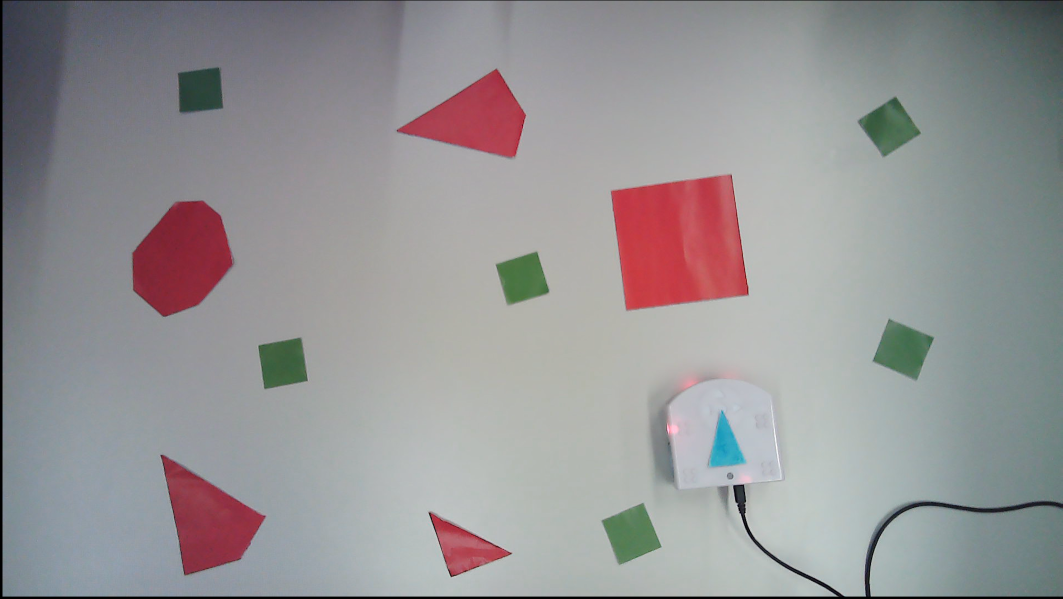
#> input picture src/images/colors.png, 2125 x 1198 px (shown at 1/2 size)
$ jupyter execute --allow-errors roomba.ipynb   (shell and % lines are left out)   (text cells are left out)
#> lines starting #> are read from the running program, lines starting #| are printed output that depends on the picture; after the words box and inside, x2 and y2 are one past the last pixel; in counts of white or black regions, pixels touching at a corner belong together; long printed decimals are rounded
[cell 1]
import cv2
import numpy as np
import matplotlib.pyplot as plt


RED = (0, 0, 255)
GREEN = (0, 255, 0)
BLUE = (255, 0, 0)
LIGHTBLUE = (255, 127, 0)
TURQUOISE = (255, 255, 0)
PINK = (255, 0, 255)
ORANGE = (0, 127, 255)
YELLOW = (0, 255, 255)


X=0
Y=1

H_MIN = 0
S_MIN = 0
V_MIN = 0
H_MAX = 179
S_MAX = 255
V_MAX = 255


AREA_THRESH = 100
MERGE_THRESH = 0.04
EPSILON = 40

LP_MODE_REL = 0
LP_MODE_ABS = 1

[cell 2]
# these are approximated values for the color blue

RED_LOW  = [150, 100, 100]
RED_HIGH = [179, 255, 255]

color_low = np.array(RED_LOW, np.uint8)
color_high = np.array(RED_HIGH, np.uint8)


frame = cv2.imread("images/colors.png")
#> frame is the input picture: shape (1198, 2125, 3); mean B, G, R 149.3, 147.9, 149.3
plt.imshow(frame[:,:,::-1])

hsv = cv2.cvtColor(frame, cv2.COLOR_BGR2HSV)
#> hsv: shape (1198, 2125, 3); mean H, S, V 92.5, 25.2, 156.9


msk = cv2.inRange(hsv,  color_low, color_high)
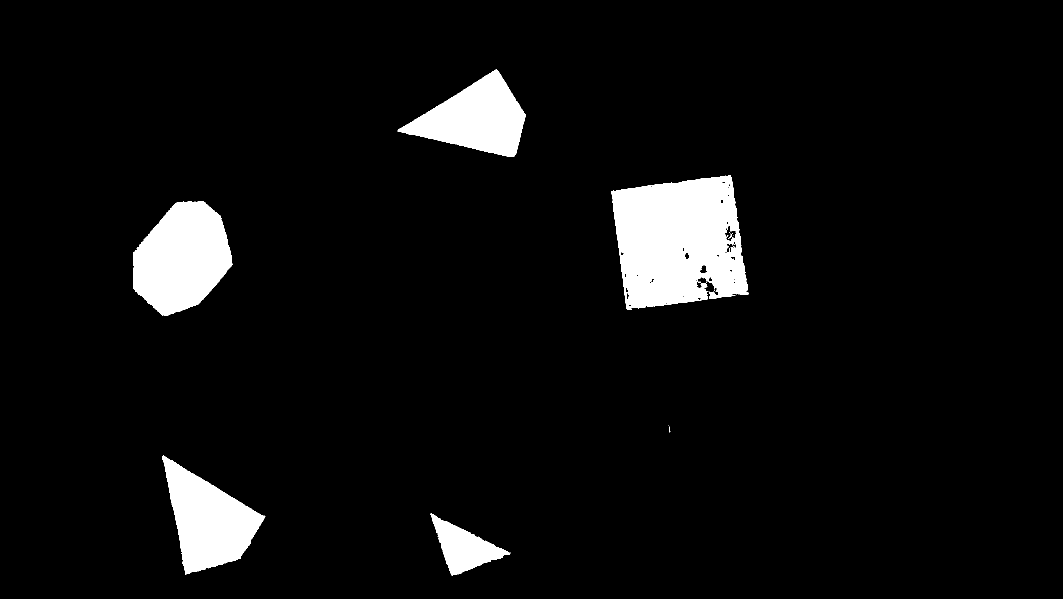
#> msk: shape (1198, 2125) (shown at 1/2 size); 5.7% white; 19 white regions (13 under 20 px), largest, box (x1, y1, x2, y2) and area: (1223, 351, 1497, 619) 56360, (266, 402, 465, 632) 32191, (324, 911, 531, 1149) 25379, (795, 139, 1052, 314) 23510, (861, 1027, 1021, 1152) 8455, (1457, 467, 1464, 478) 21

msk_inv = cv2.bitwise_not(msk)
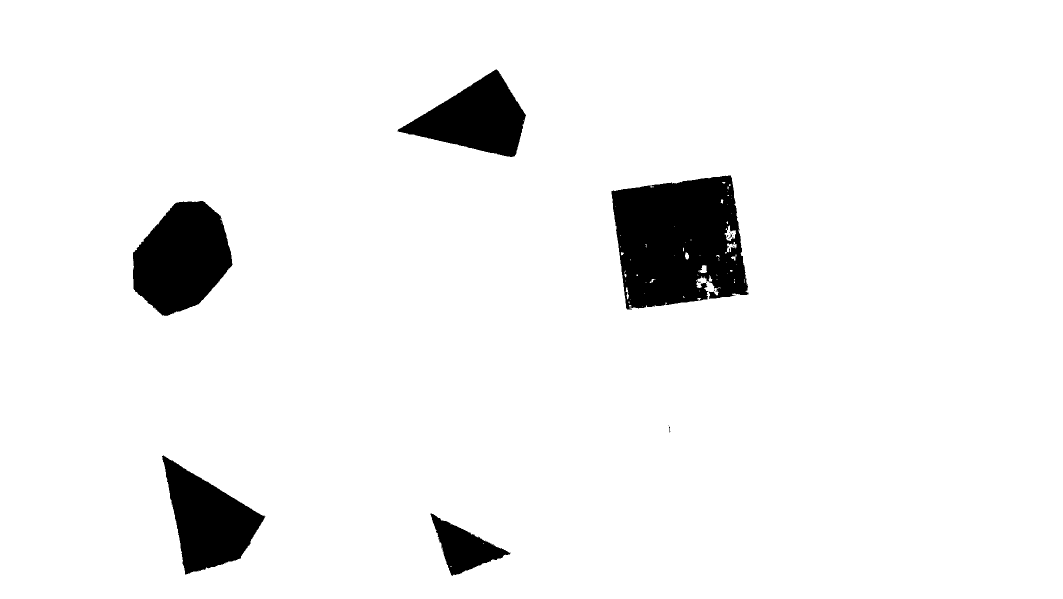
#> msk_inv: shape (1198, 2125) (shown at 1/2 size); 94.3% white; 19 black regions (13 under 20 px), largest, box (x1, y1, x2, y2) and area: (1223, 351, 1497, 619) 56360, (266, 402, 465, 632) 32191, (324, 911, 531, 1149) 25379, (795, 139, 1052, 314) 23510, (861, 1027, 1021, 1152) 8455, (1457, 467, 1464, 478) 21

white = np.zeros(frame.shape, np.uint8)

white[:]=255

bg = cv2.bitwise_and(frame,frame,mask = msk_inv)
fg = cv2.bitwise_and(white,white,mask = msk)
#> white: shape (1198, 2125, 3); every value is 255

final = cv2.bitwise_or(bg, fg)
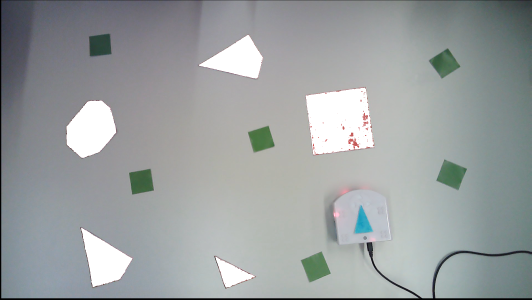
#> final: shape (1198, 2125, 3) (shown at 1/4 size); mean B, G, R 159.8, 159.1, 154.3


plt.figure()
plt.imshow(final[:,:,::-1])

[cell 3]
def cleanup_contours(contours, mode=0):
    """
    This function filters contours by removing small ones and reducind the number of verices.
    contours    opencv standard list of contours
    mode        Vertices merge method (0=relative to arclength, 1=fixed)

    returns     Filtered and cleaned list of contours
    """
    #clean contours

    clean_contours = []

    for cnt in contours:
        # only take big enough contours
        if (cv2.contourArea(cnt) >= AREA_THRESH):
            #convex hull
            #hull = cv2.convexHull(cnt)
            hull = cnt
            #lower poly approx
            if mode == LP_MODE_REL:
                epsilon = MERGE_THRESH*cv2.arcLength(hull,True)
            else:
                epsilon = EPSILON
            approx = cv2.approxPolyDP(hull,epsilon,True)

            clean_contours.append(approx)

    return clean_contours


def find_color(frame, hsv_low, hsv_high):
    """
    this function finds the contours of colored areas in a frame
    frame       standard opencv BGR image
    hsv_low     hsv color lower boundary (np array)
    hsv_high    hsv color upper boundary (np array)

    returns     Filtered and cleaned list of contours
    """
    hsv = cv2.cvtColor(frame, cv2.COLOR_BGR2HSV)


    #Using inRange to find the desired range
    mask = cv2.inRange(hsv,  hsv_low, hsv_high)

    contours, hierarchy = cv2.findContours(mask, cv2.RETR_EXTERNAL  , cv2.CHAIN_APPROX_SIMPLE)


    return cleanup_contours(contours)

[cell 4]
cap = cv2.VideoCapture(0)

cv2.namedWindow("Hsv detect", cv2.WINDOW_NORMAL)


cv2.createTrackbar('H low', 'Hsv detect', H_MIN, H_MAX, lambda empty: empty)
cv2.createTrackbar('S low', 'Hsv detect', S_MIN, S_MAX, lambda empty: empty)
cv2.createTrackbar('V low', 'Hsv detect', V_MIN, V_MAX, lambda empty: empty)

cv2.createTrackbar('H high', 'Hsv detect', H_MIN, H_MAX, lambda empty: empty)
cv2.createTrackbar('S high', 'Hsv detect', S_MIN, S_MAX, lambda empty: empty)
cv2.createTrackbar('V high', 'Hsv detect', V_MIN, V_MAX, lambda empty: empty)

#SOME INITIAL VALUES FOR BLUE
cv2.setTrackbarPos('H low', 'Hsv detect', 83)
cv2.setTrackbarPos('S low', 'Hsv detect', 165)
cv2.setTrackbarPos('V low', 'Hsv detect', 100)

cv2.setTrackbarPos('H high', 'Hsv detect', 120)
cv2.setTrackbarPos('S high', 'Hsv detect', 255)
cv2.setTrackbarPos('V high', 'Hsv detect', 255)

while(True):

    ret, frame = cap.read()
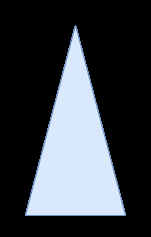
#> input picture src/images/MR_01.png, 151 x 237 px, given in place of the camera
#> frame is the input picture: shape (237, 151, 3); mean B, G, R 68.7, 62.7, 58.4

    hsv = cv2.cvtColor(frame, cv2.COLOR_BGR2HSV)
#> hsv: shape (237, 151, 3); mean H, S, V 29.9, 10.8, 68.7


    # Trackbars realtime position
    h1 = cv2.getTrackbarPos('H low', 'Hsv detect')
    s1 = cv2.getTrackbarPos('S low', 'Hsv detect')
    v1 = cv2.getTrackbarPos('V low', 'Hsv detect')

    h2 = cv2.getTrackbarPos('H high', 'Hsv detect')
    s2 = cv2.getTrackbarPos('S high', 'Hsv detect')
    v2 = cv2.getTrackbarPos('V high', 'Hsv detect')

    color_low = np.array([h1, s1, v1], np.uint8)
    color_high = np.array([h2, s2, v2], np.uint8)


    clean_contours = find_color(frame, color_low, color_high)
#> in find_color, `contours, hierarchy = cv2.findContours(mask, cv2.RETR_EXTERNAL  , cv2...`: contours = []
#> clean_contours = []

    cv2.drawContours(frame, clean_contours, -1, GREEN, 3)

    #draw points
    for cnt in clean_contours:
        for pt in cnt:
            frame = cv2.circle(frame, (pt[0][0], pt[0][1]), radius=5, color=RED, thickness=-1)
#> this loop made 0 passes

    cv2.imshow('Hsv detect', frame)


    if cv2.waitKey(1) & 0xFF == ord('q'):
#> (key q is pressed here)
        break

cap.release()
cv2.destroyAllWindows()

[cell 5]
#calibration
BLUE_LOW  = [87, 129, 80]
BLUE_HIGH = [131, 255, 255]

def detect_robot(frame, scale=1):
    """
    this function finds the robot in the frame. it also finds it's position, size and orientation.
    frame       standard opencv BGR image
    scale       scale of the world

    returns     an array [ndarray(x, y), angle, visible T/F, size in px], a frame with debug information overlay
    """
    blue_low = np.array(BLUE_LOW, np.uint8)
    blue_high = np.array(BLUE_HIGH, np.uint8)
    frame = frame.copy()

    clean_contours = find_color(frame, blue_low, blue_high)
#> in find_color (call 2), `mask = cv2.inRange(hsv,  hsv_low, hsv_high)`:
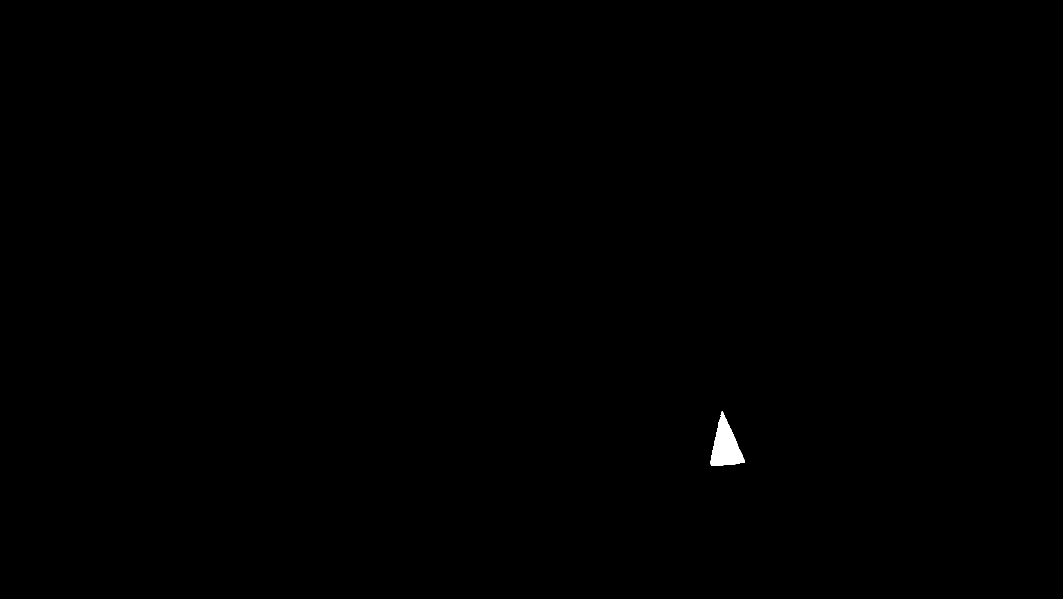
#> mask: shape (1198, 2125) (shown at 1/2 size); 0.16% white; 1 white region
#> in find_color (call 2), `contours, hierarchy = cv2.findContours(mask, cv2.RETR_EXTERNAL  , cv2...`: contours = 1 contour; box (x1, y1, x2, y2) and area: (1421, 823, 1490, 932) 3950
#> the loop in cleanup_contours (call 2), `for cnt in contours:` made 1 pass
#> (epsilon, approx) on pass 1: (12.38, [[1443, 823], [1421, 928], [1488, 925]])
#> clean_contours = [[[1443, 823], [1421, 928], [1488, 925]]]

    good_cnt = []

    for cnt in clean_contours:
        if(len(cnt) == 3):
            K = 2
            A = 0
            B = 0
            C = 0
            dAB = 0
            dBC = 0
            dCA = 0
            p1 = cnt[0][0]
            p2 = cnt[1][0]
            p3 = cnt[2][0]
            d1 = np.linalg.norm(p2-p1)
            d2 = np.linalg.norm(p3-p2)
            d3 = np.linalg.norm(p1-p3)
            min_ix = np.argmin([d1, d2, d3])
            if(min_ix == 0):
                A = p3
                B = p2
                C = p1
                dAB = d2
                dBC = d1
                dCA = d3
            elif(min_ix == 1):
                A = p1
                B = p3
                C = p2
                dAB = d3
                dBC = d2
                dCA = d1
            else:
                A = p2
                B = p3
                C = p1
                dAB = d2
                dBC = d3
                dCA = d1
            score = abs(dAB-dCA)+abs(K*dBC - dAB)+abs(K*dBC - dCA)/np.linalg.norm(dAB)
            good_cnt.append([A, B, C, score])
#> this loop made 1 pass
#> (K, dAB, dBC, dCA, p1, p2, p3, d1) on pass 1: (2, 111.5, 67.07, 107.3, [1443, 823], [1421, 928], [1488, 925], 107.3)
#> after the loop, good_cnt = [[[1443, 823], [1488, 925], [1421, 928], 27.1]]

    good_cnt = sorted(good_cnt, key = lambda x: x[3])

    robot_pos = [np.array([0, 0]), 0, False, 0]

    if(len(good_cnt) > 0):
        robot_visible = True
        A = good_cnt[0][0]
        B = good_cnt[0][1]
        C = good_cnt[0][2]
        D = (np.mean([[B, C]], axis=1))[0]
#> D = [1454.5, 926.5]


        Center = (np.mean([[A, B, C]], axis=1))[0]
#> Center = [1450.7, 892]

        direction = A - D
#> direction = [-11.5, -103.5]

        size = np.linalg.norm(direction)
#> size = 104.1

        angle = np.arctan2(direction[1], direction[0])
#> angle = -1.68

        frame = cv2.line(frame, (int(D[0]), int(D[1])), (int(A[0]), int(A[1])), color=BLUE, thickness=1)
#> frame: shape (1198, 2125, 3)
        frame = cv2.circle(frame, (int(Center[0]), int(Center[1])), radius=5, color=BLUE, thickness=-1)
#> frame: shape (1198, 2125, 3); mean B, G, R 149.3, 147.9, 149.3
        Center = np.multiply(Center, scale).astype(int)
#> Center = [1450, 892]
        text =  "position: ({:0.2f}, {:0.2f}) angle: {:0.4f}".format(Center[0], Center[1], angle)
        font = cv2.FONT_HERSHEY_SIMPLEX
        cv2.putText(frame, text, (10, 50), font, 0.5, GREEN, 1, cv2.LINE_AA)
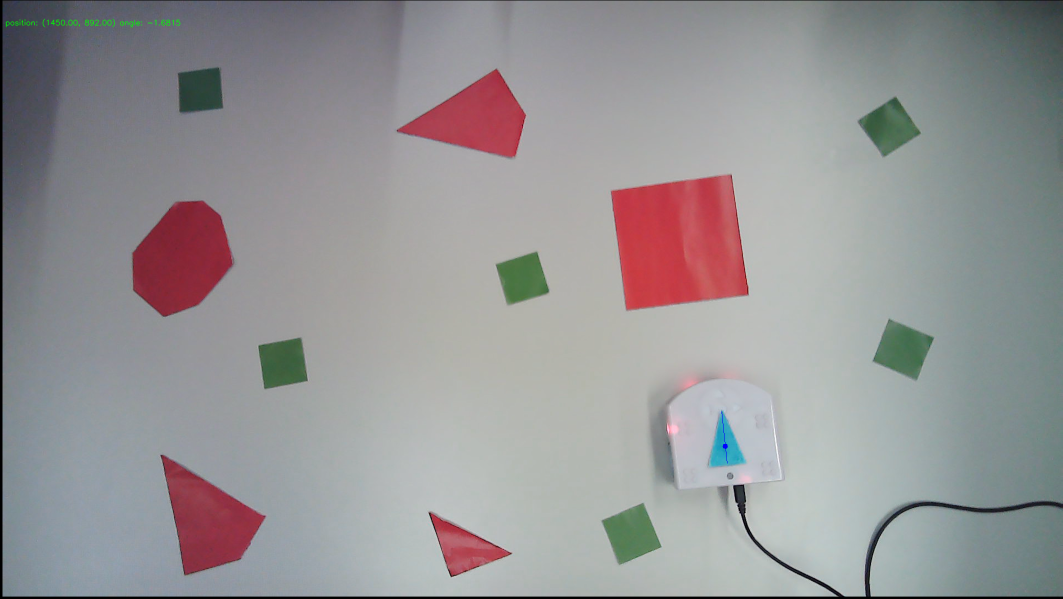
#> frame: shape (1198, 2125, 3) (shown at 1/2 size); mean B, G, R 149.2, 147.9, 149.3


        robot_pos = [Center, angle, True, size]
#> robot_pos = [[1450, 892], -1.68, True, 104.1]

    return robot_pos, frame

frame = cv2.imread("images/colors.png")

pos, image = detect_robot(frame)
#> pos = [[1450, 892], -1.68, True, 104.1]


print("Robot position object: [position, angle, visible, size in px]")
print("Robot position object:", pos)
#| Robot position object: [array([1450,  892]), -1.681, True, 104.137]

plt.imshow(image[:,:,::-1])

[cell 6]
GREEN_LOW  = [41, 64, 0]
GREEN_HIGH = [85, 140, 140]
def detect_targets(frame, scale=1):
    """
    this function finds the targets
    frame       standard opencv BGR image
    scale       scale of the world

    returns     list of centroids of the targets, frame with debug overlay
    """
    frame = frame.copy()
    green_low = np.array(GREEN_LOW, np.uint8)
    green_high = np.array(GREEN_HIGH, np.uint8)

    clean_contours = find_color(frame, green_low, green_high)
#> in find_color (call 3), `mask = cv2.inRange(hsv,  hsv_low, hsv_high)`:
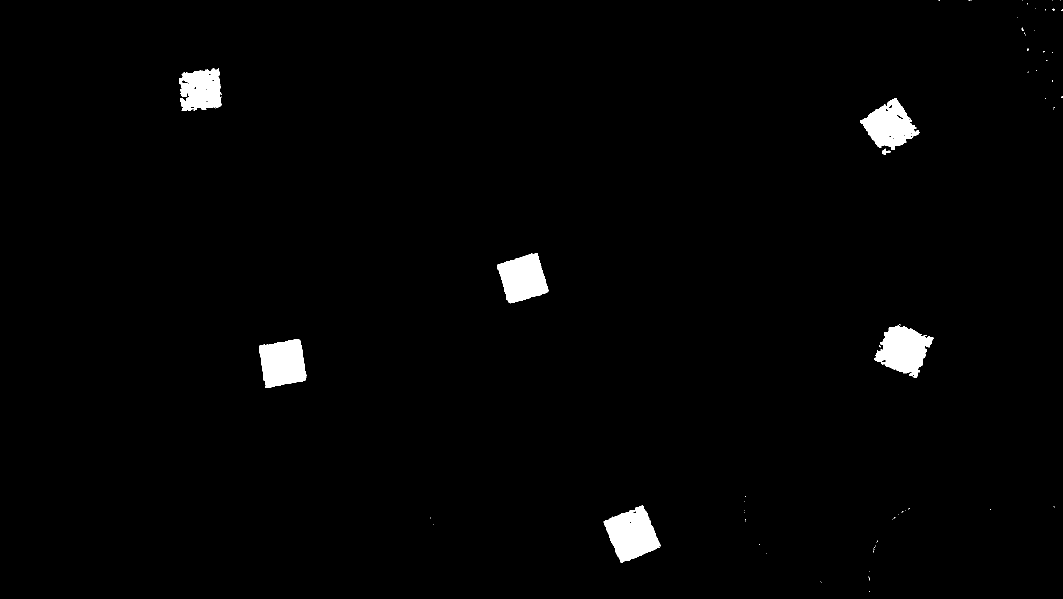
#> mask: shape (1198, 2125) (shown at 1/2 size); 1.6% white; 71 white regions (64 under 20 px)
#> in find_color (call 3), `contours, hierarchy = cv2.findContours(mask, cv2.RETR_EXTERNAL  , cv2...`: contours = 71 contours, 64 with area under 20; largest, box (x1, y1, x2, y2) and area: (1207, 1010, 1321, 1126) 7726, (1748, 651, 1867, 756) 7198, (518, 678, 613, 776) 6976, (994, 506, 1097, 607) 6798, (1720, 196, 1839, 300) 6584, (358, 137, 444, 222) 5600, (1764, 297, 1781, 310) 80
#> (the rest of the program and of its run is left out)
